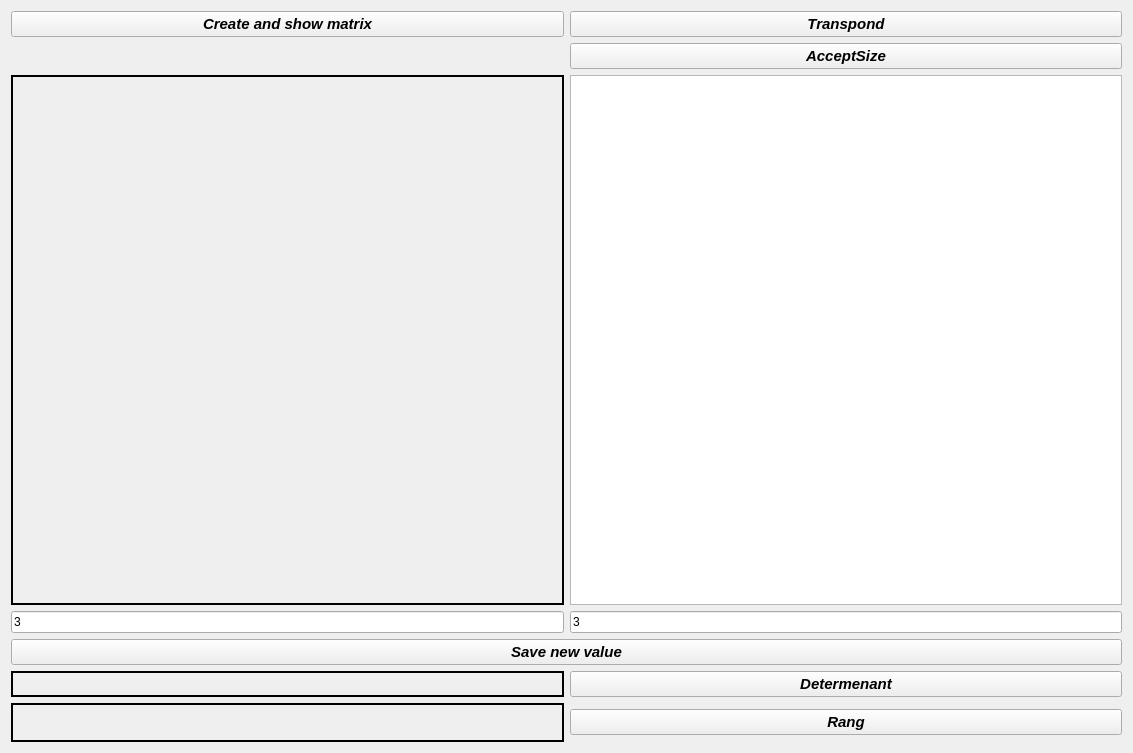
<?xml version="1.0" encoding="UTF-8"?>
<ui version="4.0">
 <class>Interface</class>
 <widget class="QWidget" name="Interface">
  <property name="geometry">
   <rect>
    <x>0</x>
    <y>0</y>
    <width>1133</width>
    <height>753</height>
   </rect>
  </property>
  <property name="windowTitle">
   <string>Practice№5</string>
  </property>
  <layout class="QGridLayout" name="gridLayout_2">
   <item row="0" column="0">
    <widget class="QPushButton" name="ShowMatrix">
     <property name="font">
      <font>
       <pointsize>11</pointsize>
       <weight>75</weight>
       <italic>true</italic>
       <bold>true</bold>
      </font>
     </property>
     <property name="text">
      <string>Create and show matrix</string>
     </property>
    </widget>
   </item>
   <item row="2" column="1">
    <widget class="QPushButton" name="SizeChange">
     <property name="font">
      <font>
       <pointsize>11</pointsize>
       <weight>75</weight>
       <italic>true</italic>
       <bold>true</bold>
      </font>
     </property>
     <property name="text">
      <string>AcceptSize</string>
     </property>
    </widget>
   </item>
   <item row="8" column="0">
    <widget class="QFrame" name="rangframe">
     <property name="frameShape">
      <enum>QFrame::Box</enum>
     </property>
     <property name="frameShadow">
      <enum>QFrame::Plain</enum>
     </property>
     <property name="lineWidth">
      <number>2</number>
     </property>
     <layout class="QGridLayout" name="gridLayout">
      <item row="0" column="0">
       <widget class="QLabel" name="Rang_2">
        <property name="font">
         <font>
          <pointsize>11</pointsize>
          <weight>75</weight>
          <bold>true</bold>
         </font>
        </property>
        <property name="text">
         <string/>
        </property>
       </widget>
      </item>
     </layout>
    </widget>
   </item>
   <item row="0" column="1">
    <widget class="QPushButton" name="Transponed">
     <property name="enabled">
      <bool>true</bool>
     </property>
     <property name="font">
      <font>
       <pointsize>11</pointsize>
       <weight>75</weight>
       <italic>true</italic>
       <bold>true</bold>
      </font>
     </property>
     <property name="text">
      <string>Transpond</string>
     </property>
    </widget>
   </item>
   <item row="3" column="0">
    <widget class="QFrame" name="frame_2">
     <property name="frameShape">
      <enum>QFrame::Box</enum>
     </property>
     <property name="frameShadow">
      <enum>QFrame::Plain</enum>
     </property>
     <property name="lineWidth">
      <number>2</number>
     </property>
     <widget class="QLabel" name="output">
      <property name="geometry">
       <rect>
        <x>37</x>
        <y>10</y>
        <width>331</width>
        <height>521</height>
       </rect>
      </property>
      <property name="font">
       <font>
        <family>Cascadia Mono SemiBold</family>
        <pointsize>12</pointsize>
        <weight>75</weight>
        <bold>true</bold>
       </font>
      </property>
      <property name="text">
       <string/>
      </property>
      <property name="margin">
       <number>0</number>
      </property>
     </widget>
    </widget>
   </item>
   <item row="3" column="1">
    <widget class="QTableWidget" name="tableWidget">
     <property name="cursor" stdset="0">
      <cursorShape>ArrowCursor</cursorShape>
     </property>
     <property name="layoutDirection">
      <enum>Qt::LeftToRight</enum>
     </property>
     <property name="frameShape">
      <enum>QFrame::StyledPanel</enum>
     </property>
     <property name="lineWidth">
      <number>1</number>
     </property>
     <property name="rowCount">
      <number>0</number>
     </property>
     <attribute name="horizontalHeaderVisible">
      <bool>false</bool>
     </attribute>
     <attribute name="horizontalHeaderDefaultSectionSize">
      <number>36</number>
     </attribute>
     <attribute name="horizontalHeaderHighlightSections">
      <bool>false</bool>
     </attribute>
     <attribute name="verticalHeaderVisible">
      <bool>false</bool>
     </attribute>
     <attribute name="verticalHeaderHighlightSections">
      <bool>false</bool>
     </attribute>
    </widget>
   </item>
   <item row="7" column="1">
    <widget class="QPushButton" name="Determenant">
     <property name="font">
      <font>
       <pointsize>11</pointsize>
       <weight>75</weight>
       <italic>true</italic>
       <bold>true</bold>
      </font>
     </property>
     <property name="text">
      <string>Determenant</string>
     </property>
    </widget>
   </item>
   <item row="7" column="0">
    <widget class="QFrame" name="detframe">
     <property name="frameShape">
      <enum>QFrame::Box</enum>
     </property>
     <property name="frameShadow">
      <enum>QFrame::Plain</enum>
     </property>
     <property name="lineWidth">
      <number>2</number>
     </property>
     <widget class="QLabel" name="Det">
      <property name="geometry">
       <rect>
        <x>0</x>
        <y>0</y>
        <width>221</width>
        <height>28</height>
       </rect>
      </property>
      <property name="font">
       <font>
        <pointsize>11</pointsize>
        <weight>75</weight>
        <bold>true</bold>
       </font>
      </property>
      <property name="text">
       <string/>
      </property>
     </widget>
    </widget>
   </item>
   <item row="4" column="1">
    <widget class="QLineEdit" name="Cols">
     <property name="enabled">
      <bool>true</bool>
     </property>
     <property name="text">
      <string>3</string>
     </property>
    </widget>
   </item>
   <item row="4" column="0">
    <widget class="QLineEdit" name="Rows">
     <property name="text">
      <string>3</string>
     </property>
    </widget>
   </item>
   <item row="8" column="1">
    <widget class="QPushButton" name="Rang">
     <property name="font">
      <font>
       <pointsize>11</pointsize>
       <weight>75</weight>
       <italic>true</italic>
       <bold>true</bold>
      </font>
     </property>
     <property name="text">
      <string>Rang</string>
     </property>
    </widget>
   </item>
   <item row="5" column="0" colspan="2">
    <widget class="QPushButton" name="DataMatrixShow">
     <property name="font">
      <font>
       <pointsize>11</pointsize>
       <weight>75</weight>
       <italic>true</italic>
       <bold>true</bold>
      </font>
     </property>
     <property name="text">
      <string>Save new value</string>
     </property>
     <property name="iconSize">
      <size>
       <width>5</width>
       <height>5</height>
      </size>
     </property>
    </widget>
   </item>
  </layout>
 </widget>
 <resources/>
 <connections/>
</ui>
